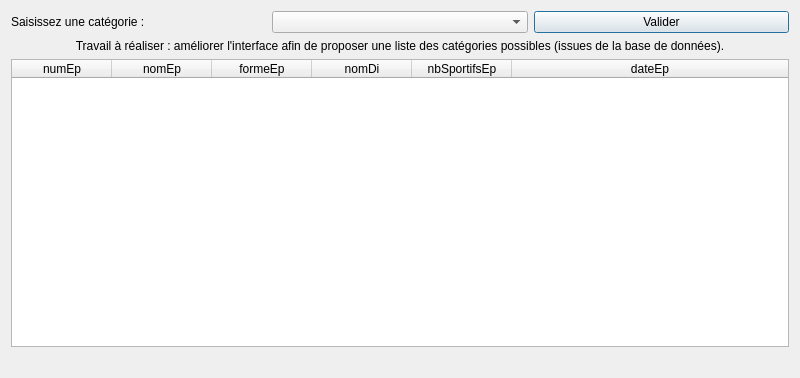
<?xml version="1.0" encoding="UTF-8"?>
<ui version="4.0">
 <class>fct_comp_3</class>
 <widget class="QDialog" name="fct_comp_3">
  <property name="geometry">
   <rect>
    <x>0</x>
    <y>0</y>
    <width>800</width>
    <height>378</height>
   </rect>
  </property>
  <property name="windowTitle">
   <string>Liste des épreuves d'une catégorie (version 2, catégories extraites de la BD)</string>
  </property>
  <layout class="QGridLayout" name="gridLayout">
   <item row="0" column="0">
    <layout class="QHBoxLayout" name="horizontalLayout">
     <item>
      <widget class="QLabel" name="label_2">
       <property name="text">
        <string>Saisissez une catégorie :</string>
       </property>
      </widget>
     </item>
     <item>
      <widget class="QComboBox" name="combobox_fct_comp_3"/>
     </item>
     <item>
      <widget class="QPushButton" name="pushButton">
       <property name="text">
        <string>Valider</string>
       </property>
      </widget>
     </item>
    </layout>
   </item>
   <item row="1" column="0">
    <widget class="QLabel" name="label">
     <property name="text">
      <string>Travail à réaliser : améliorer l'interface afin de proposer une liste des catégories possibles (issues de la base de données).</string>
     </property>
     <property name="alignment">
      <set>Qt::AlignCenter</set>
     </property>
     <property name="wordWrap">
      <bool>true</bool>
     </property>
    </widget>
   </item>
   <item row="2" column="0">
    <widget class="QTableWidget" name="table_fct_comp_3">
     <attribute name="horizontalHeaderMinimumSectionSize">
      <number>50</number>
     </attribute>
     <attribute name="horizontalHeaderStretchLastSection">
      <bool>true</bool>
     </attribute>
     <attribute name="verticalHeaderVisible">
      <bool>false</bool>
     </attribute>
     <column>
      <property name="text">
       <string>numEp</string>
      </property>
     </column>
     <column>
      <property name="text">
       <string>nomEp</string>
      </property>
     </column>
     <column>
      <property name="text">
       <string>formeEp</string>
      </property>
     </column>
     <column>
      <property name="text">
       <string>nomDi</string>
      </property>
     </column>
     <column>
      <property name="text">
       <string>nbSportifsEp</string>
      </property>
     </column>
     <column>
      <property name="text">
       <string>dateEp</string>
      </property>
     </column>
    </widget>
   </item>
   <item row="3" column="0">
    <widget class="QLabel" name="label_fct_comp_3">
     <property name="text">
      <string/>
     </property>
     <property name="alignment">
      <set>Qt::AlignCenter</set>
     </property>
    </widget>
   </item>
  </layout>
 </widget>
 <resources/>
 <connections>
  <connection>
   <sender>pushButton</sender>
   <signal>clicked()</signal>
   <receiver>fct_comp_3</receiver>
   <slot>refreshResult()</slot>
   <hints>
    <hint type="sourcelabel">
     <x>364</x>
     <y>52</y>
    </hint>
    <hint type="destinationlabel">
     <x>444</x>
     <y>81</y>
    </hint>
   </hints>
  </connection>
 </connections>
 <slots>
  <slot>refreshResult()</slot>
 </slots>
</ui>
